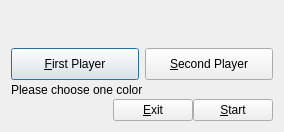
<?xml version="1.0" encoding="UTF-8"?>
<ui version="4.0">
 <class>ChooseColorDialog</class>
 <widget class="QDialog" name="ChooseColorDialog">
  <property name="geometry">
   <rect>
    <x>0</x>
    <y>0</y>
    <width>280</width>
    <height>132</height>
   </rect>
  </property>
  <property name="windowTitle">
   <string>Choose Color</string>
  </property>
  <layout class="QGridLayout" name="gridLayout">
   <property name="verticalSpacing">
    <number>0</number>
   </property>
   <item row="2" column="0">
    <widget class="QPushButton" name="pushButton_first">
     <property name="minimumSize">
      <size>
       <width>128</width>
       <height>32</height>
      </size>
     </property>
     <property name="text">
      <string>&amp;First Player</string>
     </property>
     <property name="iconSize">
      <size>
       <width>24</width>
       <height>24</height>
      </size>
     </property>
     <property name="checkable">
      <bool>true</bool>
     </property>
    </widget>
   </item>
   <item row="0" column="1">
    <widget class="QLabel" name="label_user1">
     <property name="text">
      <string/>
     </property>
     <property name="alignment">
      <set>Qt::AlignCenter</set>
     </property>
    </widget>
   </item>
   <item row="2" column="1">
    <widget class="QPushButton" name="pushButton_second">
     <property name="minimumSize">
      <size>
       <width>128</width>
       <height>32</height>
      </size>
     </property>
     <property name="text">
      <string>&amp;Second Player</string>
     </property>
     <property name="iconSize">
      <size>
       <width>24</width>
       <height>24</height>
      </size>
     </property>
     <property name="checkable">
      <bool>true</bool>
     </property>
    </widget>
   </item>
   <item row="0" column="0">
    <widget class="QLabel" name="label_user0">
     <property name="text">
      <string/>
     </property>
     <property name="alignment">
      <set>Qt::AlignCenter</set>
     </property>
    </widget>
   </item>
   <item row="1" column="1">
    <widget class="QLabel" name="label_user1_arrow">
     <property name="text">
      <string/>
     </property>
     <property name="alignment">
      <set>Qt::AlignCenter</set>
     </property>
    </widget>
   </item>
   <item row="4" column="0" colspan="2">
    <layout class="QHBoxLayout" name="horizontalLayout">
     <item>
      <spacer name="horizontalSpacer">
       <property name="orientation">
        <enum>Qt::Horizontal</enum>
       </property>
       <property name="sizeHint" stdset="0">
        <size>
         <width>40</width>
         <height>20</height>
        </size>
       </property>
      </spacer>
     </item>
     <item>
      <widget class="QPushButton" name="pushButton_exit">
       <property name="text">
        <string>&amp;Exit</string>
       </property>
      </widget>
     </item>
     <item>
      <widget class="QPushButton" name="pushButton_start">
       <property name="text">
        <string>&amp;Start</string>
       </property>
      </widget>
     </item>
    </layout>
   </item>
   <item row="1" column="0">
    <widget class="QLabel" name="label_user0_arrow">
     <property name="text">
      <string/>
     </property>
     <property name="alignment">
      <set>Qt::AlignCenter</set>
     </property>
    </widget>
   </item>
   <item row="3" column="0" colspan="2">
    <widget class="QLabel" name="label_info">
     <property name="text">
      <string>Please choose one color</string>
     </property>
    </widget>
   </item>
  </layout>
 </widget>
 <resources/>
 <connections>
  <connection>
   <sender>pushButton_exit</sender>
   <signal>clicked()</signal>
   <receiver>ChooseColorDialog</receiver>
   <slot>reject()</slot>
   <hints>
    <hint type="sourcelabel">
     <x>143</x>
     <y>115</y>
    </hint>
    <hint type="destinationlabel">
     <x>139</x>
     <y>69</y>
    </hint>
   </hints>
  </connection>
 </connections>
</ui>
